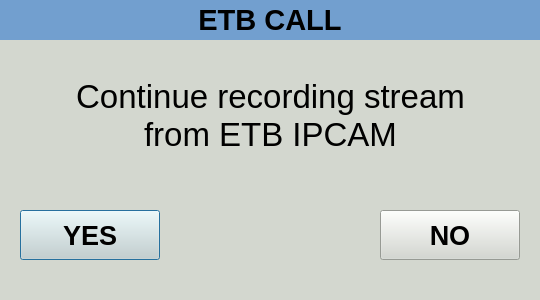
<?xml version="1.0" encoding="UTF-8"?>
<ui version="4.0">
 <class>etbCallPrompt</class>
 <widget class="QDialog" name="etbCallPrompt">
  <property name="geometry">
   <rect>
    <x>0</x>
    <y>0</y>
    <width>540</width>
    <height>300</height>
   </rect>
  </property>
  <property name="windowTitle">
   <string>Dialog</string>
  </property>
  <property name="styleSheet">
   <string notr="true">background-color: rgb(211, 215, 207);</string>
  </property>
  <widget class="QLabel" name="label">
   <property name="geometry">
    <rect>
     <x>0</x>
     <y>0</y>
     <width>540</width>
     <height>40</height>
    </rect>
   </property>
   <property name="font">
    <font>
     <pointsize>22</pointsize>
     <weight>75</weight>
     <bold>true</bold>
    </font>
   </property>
   <property name="styleSheet">
    <string notr="true">background-color: rgb(114, 159, 207);</string>
   </property>
   <property name="text">
    <string>ETB CALL</string>
   </property>
   <property name="alignment">
    <set>Qt::AlignCenter</set>
   </property>
  </widget>
  <widget class="QLabel" name="label_2">
   <property name="geometry">
    <rect>
     <x>20</x>
     <y>70</y>
     <width>501</width>
     <height>91</height>
    </rect>
   </property>
   <property name="font">
    <font>
     <pointsize>25</pointsize>
     <weight>50</weight>
     <bold>false</bold>
    </font>
   </property>
   <property name="text">
    <string>Continue recording stream 
from ETB IPCAM</string>
   </property>
   <property name="alignment">
    <set>Qt::AlignCenter</set>
   </property>
  </widget>
  <widget class="QPushButton" name="pushButton_yes">
   <property name="geometry">
    <rect>
     <x>20</x>
     <y>210</y>
     <width>140</width>
     <height>50</height>
    </rect>
   </property>
   <property name="font">
    <font>
     <pointsize>20</pointsize>
     <weight>75</weight>
     <bold>true</bold>
    </font>
   </property>
   <property name="text">
    <string>YES</string>
   </property>
  </widget>
  <widget class="QPushButton" name="pushButton_no">
   <property name="geometry">
    <rect>
     <x>380</x>
     <y>210</y>
     <width>140</width>
     <height>50</height>
    </rect>
   </property>
   <property name="font">
    <font>
     <pointsize>20</pointsize>
     <weight>75</weight>
     <bold>true</bold>
    </font>
   </property>
   <property name="text">
    <string>NO</string>
   </property>
  </widget>
 </widget>
 <resources/>
 <connections/>
</ui>
